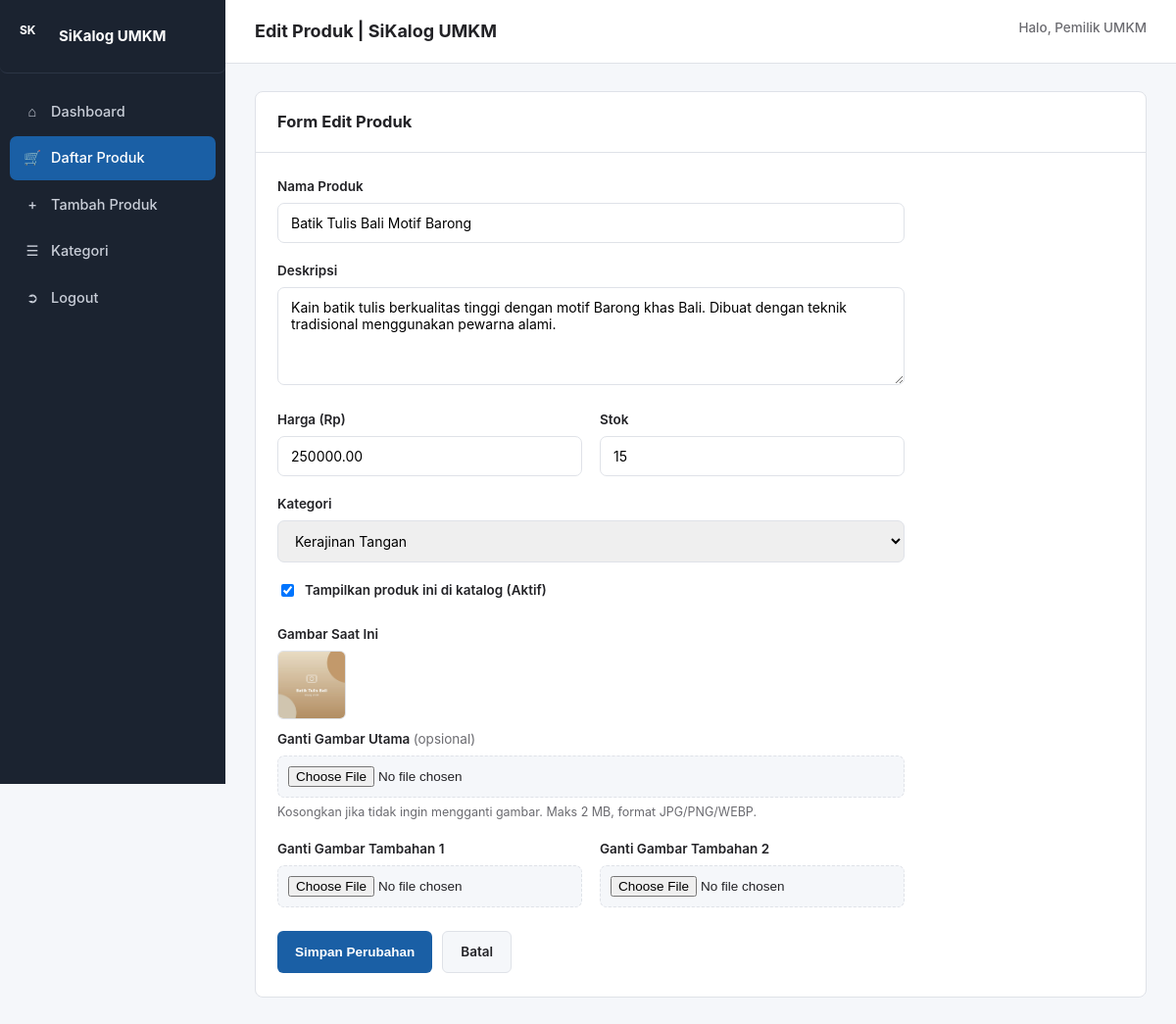
/admin/edit-produk.php?id=1 (signed in), run on the app's committed database.
### tables this page shows
CREATE TABLE produk (
    id_produk       INT             NOT NULL AUTO_INCREMENT,
    nama_produk     VARCHAR(200)    NOT NULL,
    deskripsi       TEXT            NULL,
    harga           DECIMAL(15,2)   NOT NULL DEFAULT 0.00,
    stok            INT             NOT NULL DEFAULT 0,
    gambar          VARCHAR(255)    NULL,
    gambar_2        VARCHAR(255)    NULL COMMENT 'Gambar tambahan untuk galeri thumbnail (opsional)',
    gambar_3        VARCHAR(255)    NULL COMMENT 'Gambar tambahan untuk galeri thumbnail (opsional)',
    id_kategori     INT             NULL,
    is_active       TINYINT(1)      NOT NULL DEFAULT 1,
    created_at      TIMESTAMP       NOT NULL DEFAULT CURRENT_TIMESTAMP,
    updated_at      TIMESTAMP       NOT NULL DEFAULT CURRENT_TIMESTAMP ON UPDATE CURRENT_TIMESTAMP,
    PRIMARY KEY (id_produk),
    CONSTRAINT fk_produk_kategori FOREIGN KEY (id_kategori)
        REFERENCES kategori (id_kategori) ON DELETE SET NULL ON UPDATE CASCADE
);

CREATE TABLE kategori (
    id_kategori     INT             NOT NULL AUTO_INCREMENT,
    nama_kategori   VARCHAR(100)    NOT NULL,
    deskripsi       VARCHAR(255)    NULL,
    created_at      TIMESTAMP       NOT NULL DEFAULT CURRENT_TIMESTAMP,
    PRIMARY KEY (id_kategori)
);

### includes/functions.php (called while the page is built, shortened)
<?php
function h($string) {
    return htmlspecialchars($string ?? '', ENT_QUOTES, 'UTF-8');
}
function gambarProduk($namaFile) {
    $path = __DIR__ . '/../uploads/' . $namaFile;
    if ($namaFile && file_exists($path)) {
        return BASE_URL . '/uploads/' . rawurlencode($namaFile);
    }
    return BASE_URL . '/assets/img/placeholder.png';
}
function getAllKategori($pdo) {
    $stmt = $pdo->query("SELECT * FROM kategori ORDER BY nama_kategori ASC");
    return $stmt->fetchAll();
}

### admin/edit-produk.php (the view, shortened to what this page needs)
<?php
require __DIR__ . '/../config/database.php';
require __DIR__ . '/../includes/functions.php';
$id = (int)($_GET['id'] ?? $_POST['id'] ?? 0);
$stmt = $pdo->prepare("SELECT * FROM produk WHERE id_produk = :id");
$stmt->execute([':id' => $id]);
$produk = $stmt->fetch();
$kategoriList = getAllKategori($pdo);
require __DIR__ . '/includes/admin-header.php';
?>
<div class="panel">
  <div class="panel-head"><h3>Form Edit Produk</h3></div>
  <div style="padding:24px 22px;">
    <form method="post" action="edit-produk.php?id=<?= (int)$id ?>" enctype="multipart/form-data" class="form-grid">
      <div>
        <label for="nama_produk">Nama Produk</label>
        <input type="text" id="nama_produk" name="nama_produk" value="<?= h($produk['nama_produk']) ?>">
      </div>
      <div>
        <label for="deskripsi">Deskripsi</label>
        <textarea id="deskripsi" name="deskripsi"><?= h($produk['deskripsi']) ?></textarea>
      </div>
      <div class="form-row-2">
        <div>
          <label for="harga">Harga (Rp)</label>
          <input type="number" id="harga" name="harga" min="0" step="100" value="<?= h($produk['harga']) ?>">
        </div>
        <div>
          <label for="stok">Stok</label>
          <input type="number" id="stok" name="stok" min="0" step="1" value="<?= h($produk['stok']) ?>">
        </div>
      </div>
      <div>
        <label for="id_kategori">Kategori</label>
        <select id="id_kategori" name="id_kategori">
          <?php foreach ($kategoriList as $k): ?>
            <option value="<?= (int)$k['id_kategori'] ?>" <?= $produk['id_kategori'] == $k['id_kategori'] ? 'selected' : '' ?>>
              <?= h($k['nama_kategori']) ?>
            </option>
          <?php endforeach; ?>
        </select>
      </div>
      <div>
        <label style="display:flex;align-items:center;gap:8px;font-weight:600;">
          <input type="checkbox" name="is_active" value="1" style="width:auto;" <?= $produk['is_active'] ? 'checked' : '' ?>>
          Tampilkan produk ini di katalog (Aktif)
        </label>
      </div>
      <div>
        <label>Gambar Saat Ini</label>
        <div style="display:flex;gap:10px;margin-bottom:10px;">
          <img src="<?= gambarProduk($produk['gambar']) ?>" style="width:70px;height:70px;object-fit:cover;border-radius:6px;border:1px solid var(--border);">
        </div>
        <label for="gambar_utama">Ganti Gambar Utama <span style="font-weight:400;color:var(--text-muted);">(opsional)</span></label>
        <input type="file" id="gambar_utama" name="gambar_utama" accept="image/jpeg,image/png,image/webp">
        <div class="help-text">Kosongkan jika tidak ingin mengganti gambar. Maks 2 MB, format JPG/PNG/WEBP.</div>
      </div>
      <div class="form-row-2">
        <div>
          <label for="gambar_2">Ganti Gambar Tambahan 1</label>
          <input type="file" id="gambar_2" name="gambar_2" accept="image/jpeg,image/png,image/webp">
        </div>
        <div>
          <label for="gambar_3">Ganti Gambar Tambahan 2</label>
          <input type="file" id="gambar_3" name="gambar_3" accept="image/jpeg,image/png,image/webp">
        </div>
      </div>
      <div class="form-actions">
        <button type="submit" class="btn-primary">Simpan Perubahan</button>
        <a href="produk.php" class="btn-secondary">Batal</a>
      </div>
    </form>
  </div>
</div>
<?php require __DIR__ . '/includes/admin-footer.php'; ?>

### assets/css/style.css (style rules this page uses)
:root { --primary: #1a5fa5; --primary-dark: #134577; --primary-light: #e8f1fb; --accent-green: #25b562; --accent-green-dark: #1f9851; --danger: #c0392b; --danger-dark: #9c2d21; --text-dark: #222226; --text-muted: #6b6b70; --border: #dfe2e8; --bg-soft: #f5f7fa; --white: #ffffff; --radius: 8px; --shadow: 0 1px 3px rgba(20, 30, 50, 0.08), 0 1px 2px rgba(20, 30, 50, 0.06); --shadow-md: 0 4px 12px rgba(20, 30, 50, 0.10); }
* { box-sizing: border-box; }
body { margin: 0; font-family: -apple-system, BlinkMacSystemFont, "Segoe UI", Roboto, Helvetica, Arial, sans-serif; color: var(--text-dark); background: var(--white); line-height: 1.55; }
a { color: var(--primary); text-decoration: none; }
img { max-width: 100%; display: block; }
.panel { background: #fff; border: 1px solid var(--border); border-radius: var(--radius); }
.panel-head { display: flex; align-items: center; justify-content: space-between; padding: 18px 22px; border-bottom: 1px solid var(--border); }
.panel-head h3 { margin: 0; font-size: 16.5px; }
.btn-primary { background: var(--primary); color: #fff; border: none; padding: 10px 18px; border-radius: 6px; font-weight: 600; font-size: 13.5px; cursor: pointer; display: inline-block; }
.btn-secondary { background: var(--bg-soft); color: var(--text-dark); border: 1px solid var(--border); padding: 10px 18px; border-radius: 6px; font-weight: 600; font-size: 13.5px; cursor: pointer; }
.form-grid { display: grid; gap: 18px; max-width: 640px; }
.form-row-2 { display: grid; grid-template-columns: 1fr 1fr; gap: 18px; }
.form-grid label { display: block; font-weight: 600; font-size: 13.5px; margin-bottom: 6px; }
.form-grid input[type=text], .form-grid input[type=number], .form-grid textarea, .form-grid select { width: 100%; padding: 11px 13px; border: 1px solid var(--border); border-radius: 7px; font-size: 14px; font-family: inherit; }
.form-grid textarea { resize: vertical; min-height: 100px; }
.form-grid input[type=file] { width: 100%; padding: 10px; border: 1px dashed var(--border); border-radius: 7px; background: var(--bg-soft); font-size: 13.5px; }
.form-actions { display: flex; gap: 10px; margin-top: 6px; }
.help-text { font-size: 12.5px; color: var(--text-muted); margin-top: 5px; }

### data on the page
produk: nama_produk "Batik Tulis Bali Motif Barong", deskripsi "Kain batik tulis berkualitas tinggi dengan motif Barong khas Bali. Dibuat dengan teknik tradisional menggunakan pewarna alami.", harga "250000.00", stok "15", id_kategori "Kerajinan Tangan", is_active "☑", gambar (picture)

### other printed values
$topbarTitle "Edit Produk | SiKalog UMKM"
$_SESSION['admin_nama'] "Pemilik UMKM"
